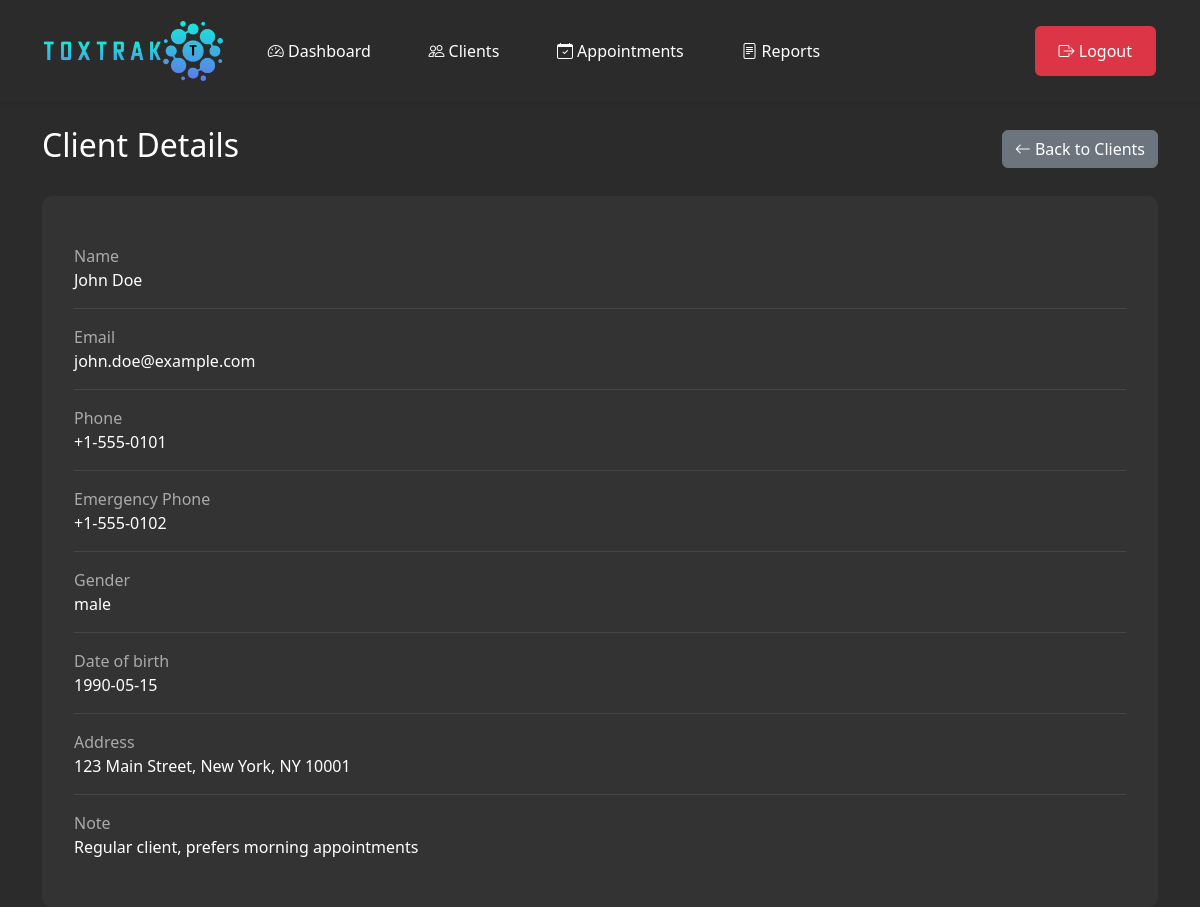
The app's page /client_view.php?id=1 (signed in) with its own data.
### tables this page shows
CREATE TABLE IF NOT EXISTS `clients` (
    `id` INT(11) UNSIGNED NOT NULL AUTO_INCREMENT,
    `first_name` VARCHAR(100) NOT NULL,
    `last_name` VARCHAR(100) NOT NULL,
    `email` VARCHAR(255) NOT NULL,
    `gender` ENUM('male', 'female', 'other') NOT NULL,
    `date_of_birth` DATE NOT NULL,
    `phone_number` VARCHAR(20) NOT NULL,
    `emergency_phone_number` VARCHAR(20) NOT NULL,
    `address` TEXT DEFAULT NULL,
    `note` TEXT DEFAULT NULL,
    `created_at` TIMESTAMP NOT NULL DEFAULT CURRENT_TIMESTAMP,
    `updated_at` TIMESTAMP NOT NULL DEFAULT CURRENT_TIMESTAMP ON UPDATE CURRENT_TIMESTAMP,
    PRIMARY KEY (`id`),
    UNIQUE KEY `clients_email_unique` (`email`),
    KEY `idx_clients_name` (`first_name`, `last_name`),
    KEY `idx_clients_email` (`email`)
);

### client_view.php (the view, shortened to what this page needs)
<?php
require_once 'db.php';
$id = $_GET['id'] ?? null;
$stmt = $pdo->prepare("SELECT * FROM clients WHERE id = ?");
$stmt->execute([$id]);
$client = $stmt->fetch(PDO::FETCH_ASSOC);
?>
<!DOCTYPE html>
<html lang="en">
<head>
    <link href="https://cdn.jsdelivr.net/npm/bootstrap@5.3.2/dist/css/bootstrap.min.css" rel="stylesheet">
    <link rel="stylesheet" href="https://cdn.jsdelivr.net/npm/bootstrap-icons@1.11.1/font/bootstrap-icons.css">
    <link rel="stylesheet" href="dashboard.css">
</head>
<body>
    <?php include 'navbar.php'; ?>
    <div class="container mt-4">
        <div class="d-flex justify-content-between align-items-center mb-4">
            <h2>Client Details</h2>
            <a href="clients.php" class="btn btn-secondary">
                <i class="bi bi-arrow-left"></i> Back to Clients
            </a>
        </div>
        <div class="client-details">
            <div class="detail-row">
                <div class="detail-label">Name</div>
                <div class="detail-value">
                    <?= htmlspecialchars($client['first_name'] . ' ' . $client['last_name']) ?>
                </div>
            </div>
            <div class="detail-row">
                <div class="detail-label">Email</div>
                <div class="detail-value"><?= htmlspecialchars($client['email']) ?></div>
            </div>
            <div class="detail-row">
                <div class="detail-label">Phone</div>
                <div class="detail-value"><?= htmlspecialchars($client['phone_number']) ?></div>
            </div>
            <div class="detail-row">
                <div class="detail-label">Emergency Phone</div>
                <div class="detail-value"><?= htmlspecialchars($client['emergency_phone_number']) ?></div>
            </div>
            <div class="detail-row">
                <div class="detail-label">Gender</div>
                <div class="detail-value"><?= htmlspecialchars($client['gender']) ?></div>
            </div>
            <div class="detail-row">
                <div class="detail-label">Date of birth</div>
                <div class="detail-value"><?= htmlspecialchars($client['date_of_birth']) ?></div>
            </div>
            <div class="detail-row">
                <div class="detail-label">Address</div>
                <div class="detail-value"><?= nl2br(htmlspecialchars($client['address'])) ?></div>
            </div>
            <div class="detail-row">
                <div class="detail-label">Note</div>
                <div class="detail-value"><?= nl2br(htmlspecialchars($client['note'])) ?></div>
            </div>
        </div>
    </div>
</body>
</html>

### dashboard.css (style rules this page uses)
body { background-color: #2b2b2b; min-height: 100vh; color: #fff; }
.client-details { background-color: #333; border-radius: 10px; padding: 2rem; }
.detail-row { border-bottom: 1px solid #444; padding: 1rem 0; }
.detail-row:last-child { border-bottom: none; }
.detail-label { color: #aaa; font-weight: 500; }
.detail-value { color: #fff; }

### records on screen
clients: first_name+last_name "John Doe", email "john.doe@example.com", phone_number "+1-555-0101", emergency_phone_number "+1-555-0102", gender "male", date_of_birth "1990-05-15", address "123 Main Street, New York, NY 10001", note "Regular client, prefers morning appointments"
